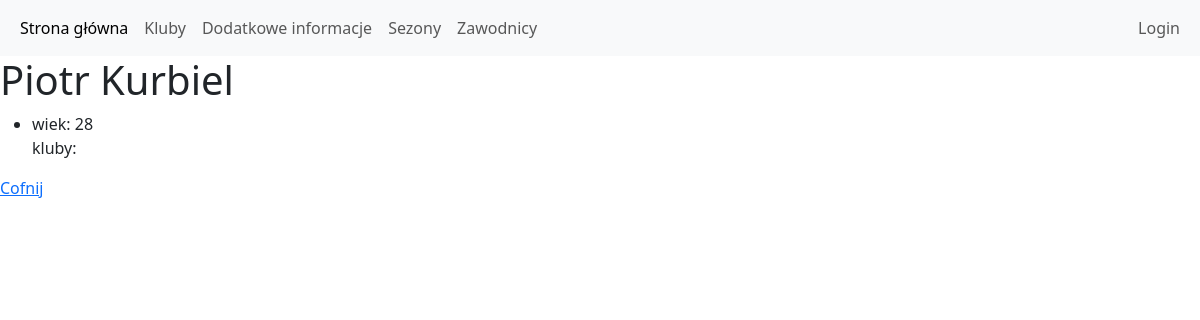
/kluby/portal/zawodnik_szczegoly/2/, run on an earlier commit of the app's database.
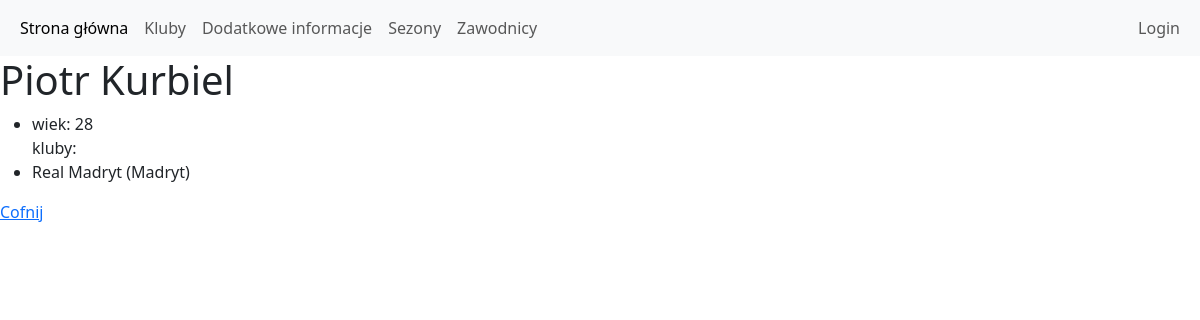
And on a later commit of the database.
### kluby/models.py (models this page shows)
class Klub(models.Model):
    nazwa = models.CharField(max_length=64, blank=False, unique=True)
    miasto = models.CharField(max_length=64, blank=True, unique=False)
    rok_powstania = models.PositiveSmallIntegerField(null=True, blank=True)
    opis = models.TextField(default="")
    def __str__(self):
        return "{} ({})".format(self.nazwa, self.miasto)

### kluby/views.py (the view)
# urls.py: path('portal/zawodnik_szczegoly/<int:zawodnik_id>/', zawodnik_szczegoly, name='zawodnik_szczegoly'),
def zawodnik_szczegoly(request, zawodnik_id):
    zawodnik = get_object_or_404(Zawodnik, pk=zawodnik_id)
    return render(request, 'zawodnicy/szczegoly.html', {'zawodnicy': zawodnik})

### templates/zawodnicy/szczegoly.html (shortened to what this page needs)
{% extends 'main/portal.html' %}
{% block strona %}
<h1>{{ zawodnicy.imie }} {{ zawodnicy.nazwisko }}</h1>
<ul>
    <li> wiek: {{ zawodnicy.wiek }}</li>
     kluby:
    {% for klub in zawodnicy.kluby.all %}
    <li> {{ klub }}</li>
    {% endfor %}
</ul>
<a href="{% url 'zawodnik_wszystkie' %}">Cofnij</a>
{% endblock %}

What changed in the data, as far as the page shows it:
added Klub: nazwa+miasto "Real Madryt (Madryt)"
